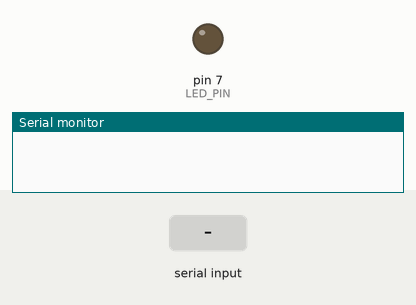
Recording of a sketch running on a simulated Arduino Uno, built with avr-gcc and run on an emulated ATmega328P. On the bench: output pins drawn as LEDs (lit = HIGH), the last lines printed to the serial monitor. The test bench sets the inputs (shaded band).

Above: at 1.2 s.
1.3 s: byte 30 received over Serial
At 2.0 s:
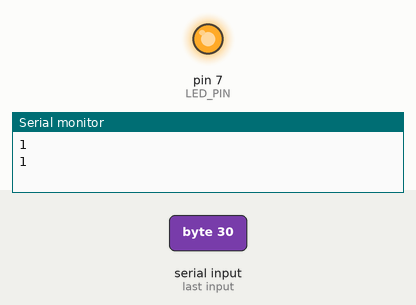
Timing chart, 0 to 4.3 s (numbered marks = the images above; inputs shaded):
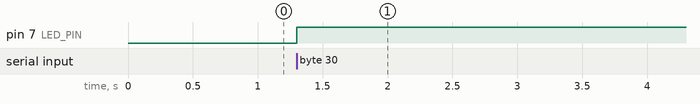

The sketch:

Control_LED.ino
```cpp
/*
* Bluetooh Basic: LED ON OFF - Avishkar
* Coder - Mayoogh Girish
* Website - http://bit.do/Avishkar
* Download the App : https://github.com/Mayoogh/Arduino-Bluetooth-Basic
* This program lets you to control a LED on pin 13 of arduino using a bluetooth module
*/
char data = 0;            //Variable for storing received data
int LED_PIN = 7;

void toggleLED()
{
  if(digitalRead(LED_PIN) == HIGH){
    digitalWrite(LED_PIN, LOW);
  }
  else { digitalWrite(LED_PIN, HIGH); }
}

void setup()
{
    Serial.begin(9600);   //Sets the baud for serial data transmission
    pinMode(LED_PIN, OUTPUT);  //Sets digital pin 7 as output pin

}
void loop()
{
   if(Serial.available() > 0)      // Send data only when you receive data:
   {
      data = Serial.read();        //Read the incoming data & store into data
      if(strcmp(data, "1")){
        toggleLED();
        Serial.write("1\n1");
      }
   }
   //Serial.write("0,0");          //Print Value inside data in Serial monitor
   //Serial.write("\n");
}
```

Measured:
- after the input at 1.3 s, pin 7 (LED_PIN): LOW → HIGH at once
